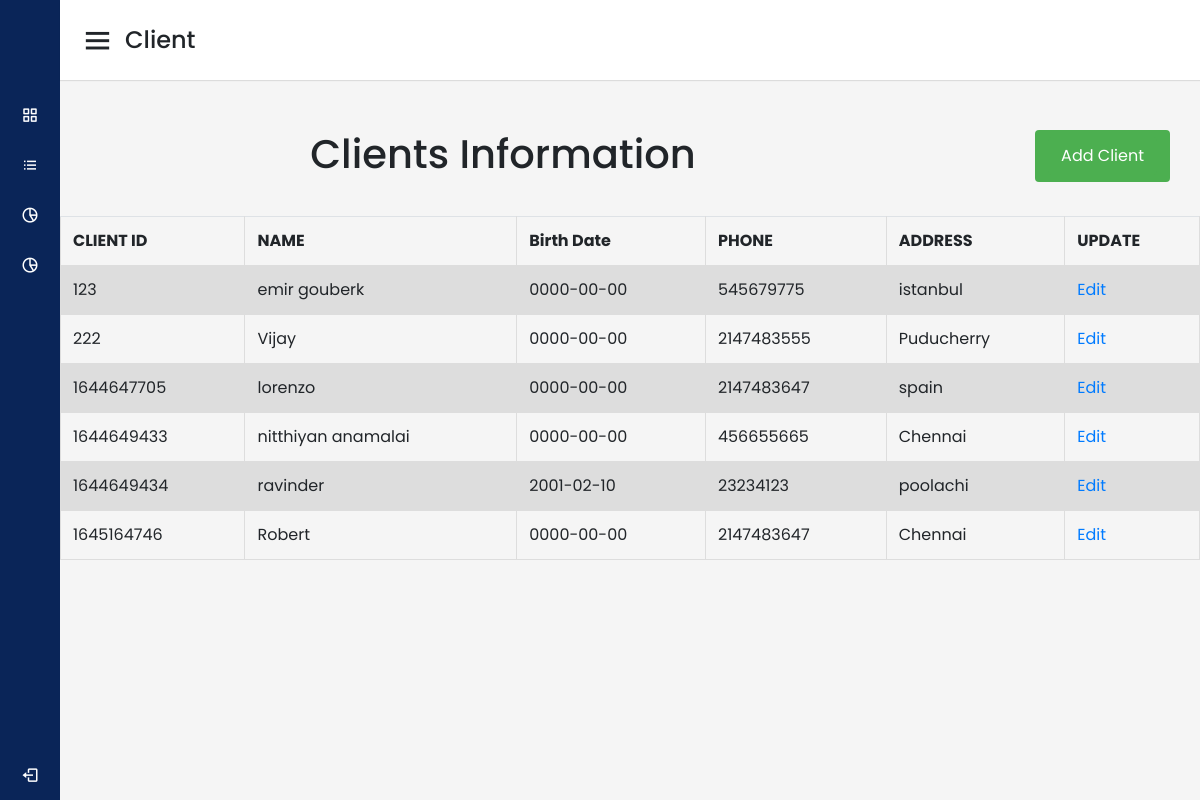
The app's page /agent/view_client.php with its own data.
### tables this page shows
CREATE TABLE `client` (
  `client_id` int(11) NOT NULL,
  `client_password` varchar(30) NOT NULL,
  `name` varchar(50) NOT NULL,
  `gender` varchar(20) NOT NULL,
  `birth_date` date NOT NULL,
  `marital_status` varchar(30) NOT NULL,
  `phone` int(11) NOT NULL,
  `address` varchar(100) NOT NULL,
  `policy_id` int(11) NOT NULL,
  `agent_id` int(11) NOT NULL
);

### connection.php (called while the page is built, shortened)
<?php
$username   = "root";
?>

### agent/view_client.php (the view, shortened to what this page needs)
<?php include('includes/header.php'); ?>
<?php include('includes/sidebar.php'); ?>
<?php include "../connection.php"  ?>
<body>
  <section class="home-section">
    <nav>
      <div class="sidebar-button">
        <i class='bx bx-menu sidebarBtn'></i>
        <span class="dashboard">Client</span>
      </div>
    </nav>
		<div id="page-wrapper">
			<div class="row">
				<div class="col-md-12">
					<h1 class="page-head-line">Clients Information
					<button class="btn" align="center">
					<a href="addClient.php" class="btn">Add Client</a>
					</button>
					</h1>
				</div>
			</div>
<?php
$sql = "SELECT client_id,name,birth_date,phone,address,agent_id FROM client";
$result = $conn->query($sql);
echo "<table class=\"table\">\n";
echo "  <tr>\n";
echo "    <th>CLIENT ID</th>\n";
echo "    <th>NAME</th>\n";
echo "    <th>Birth Date</th>\n";
echo "    <th>PHONE</th>\n";
echo "    <th>ADDRESS</th>\n";
echo "    <th>UPDATE</th>\n";
echo "  </tr>";
if ($result->num_rows > 0) {
while($row = $result->fetch_assoc()) {
	echo "<tr>\n";
	echo "    <td>".$row["client_id"]."</td>\n";
	echo "    <td>".$row["name"]."</td>\n";
	echo "    <td>".$row["birth_date"]."</td>\n";
	echo "    <td>".$row["phone"]."</td>\n";
	echo "    <td>".$row["address"]."</td>\n";
	if($row["agent_id"]== $username ){
		echo "<td>"."<a href='editClient.php?client_id=".$row["client_id"]. "'>Edit</a>"."</td>\n";
	}else {
		echo "<td>"."<a class=\"dis\" href='editClient.php?client_id=".$row["client_id"]. "'>Edit</a>"."</td>\n";
	}
}
}
?>
</div>
<?php include('includes/footer.php'); ?>

### admin/adminhome.css (style rules this page uses)
* { margin: 0; padding: 0; box-sizing: border-box; font-family: 'Poppins', sans-serif; }
.home-section { position: relative; background: #f5f5f5; min-height: 100vh; width: calc(100% - 240px); left: 240px; transition: all 0.5s ease; }
.home-section nav { display: flex; justify-content: space-between; height: 80px; background: #fff; display: flex; align-items: center; position: fixed; width: calc(100% - 240px); left: 240px; z-index: 100; padding: 0 20px; box-shadow: 0 1px 1px rgba(0, 0, 0, 0.1); transition: all 0.5s ease; }
.home-section nav .sidebar-button { display: flex; align-items: center; font-size: 24px; font-weight: 500; }
nav .sidebar-button i { font-size: 35px; margin-right: 10px; }
@media (max-width: 1240px) { .home-section { width: calc(100% - 60px); left: 60px; } }
@media (max-width: 1240px) { .home-section nav { width: calc(100% - 60px); left: 60px; } }
table { font-family: arial, sans-serif; border-collapse: collapse; width: 100%; }
td, th { border: 1px solid #dddddd; text-align: left; padding: 8px; }
tr:nth-child(even) { background-color: #dddddd; }
.btn { color:royalblue border }
#page-wrapper { padding-top: 100px; }
.row { padding:30px; margin-left: 18%; }
.btn { background-color: #4CAF50; float: right; color:white; text-decoration:none; }

### agent/view_client.php (style rules this page uses)
.row { padding:30px; margin-left: 18%; }
.btn { background-color: #4CAF50; float: right; color:white; text-decoration:none; }

### records on screen
client: client_id "123", name "emir gouberk", birth_date "0000-00-00", phone "545679775", address "istanbul"
client: client_id "222", name "Vijay", birth_date "0000-00-00", phone "2147483555", address "Puducherry"
client: client_id "1644647705", name "lorenzo", birth_date "0000-00-00", phone "2147483647", address "spain"
client: client_id "1644649433", name "nitthiyan anamalai", birth_date "0000-00-00", phone "456655665", address "Chennai"
client: client_id "1644649434", name "ravinder", birth_date "2001-02-10", phone "23234123", address "poolachi"
client: client_id "1645164746", name "Robert", birth_date "0000-00-00", phone "2147483647", address "Chennai"
